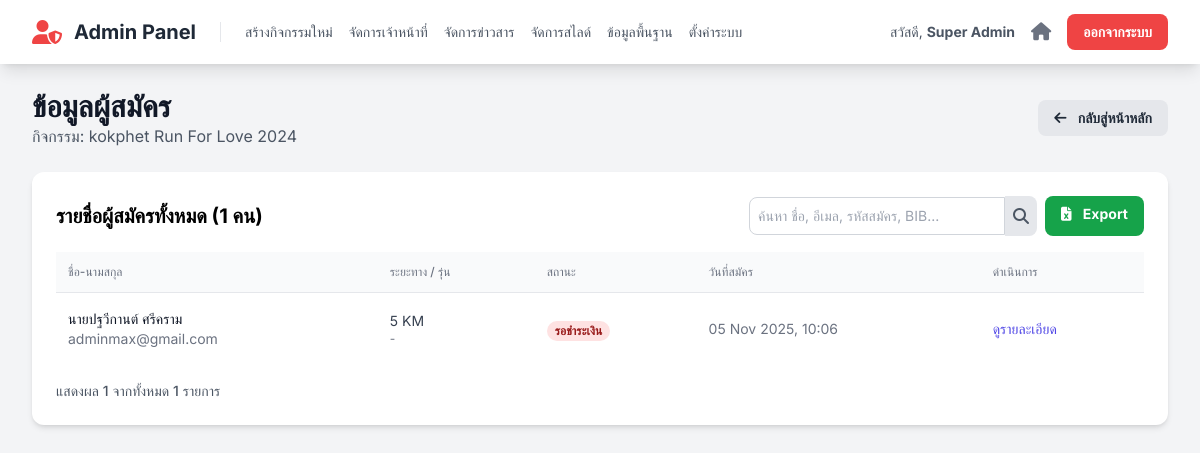
The app's page /admin/registrants.php?event_id=1 (signed in) with its own data.
### tables this page shows
CREATE TABLE `events` (
  `id` int(11) NOT NULL,
  `event_code` varchar(50) NOT NULL COMMENT 'รหัสอ้างอิงกิจกรรม เช่น sskpa-run-25',
  `name` varchar(255) NOT NULL COMMENT 'ชื่อกิจกรรม',
  `slogan` varchar(255) DEFAULT NULL,
  `theme_color` varchar(20) NOT NULL DEFAULT 'indigo',
  `color_code` varchar(7) NOT NULL DEFAULT '#4f46e5',
  `logo_text` varchar(100) DEFAULT NULL,
  `is_visible` tinyint(1) NOT NULL DEFAULT 1,
  `is_cancelled` tinyint(1) NOT NULL DEFAULT 0,
  `sort_order` int(11) NOT NULL DEFAULT 0,
  `is_registration_open` tinyint(1) NOT NULL DEFAULT 0 COMMENT '0=ปิด, 1=เปิด',
  `organizer` varchar(255) DEFAULT NULL,
  `organizer_phone` varchar(50) DEFAULT NULL,
  `organizer_email` varchar(100) DEFAULT NULL,
  `organizer_line_id` varchar(100) DEFAULT NULL,
  `organizer_logo_url` text DEFAULT NULL,
  `contact_person_name` varchar(255) DEFAULT NULL,
  `contact_person_phone` varchar(50) DEFAULT NULL,
  `payment_bank` varchar(100) DEFAULT NULL,
  `payment_account_name` varchar(255) DEFAULT NULL,
  `payment_account_number` varchar(50) DEFAULT NULL,
  `payment_qr_code_url` text DEFAULT NULL,
  `enable_shipping` tinyint(1) NOT NULL DEFAULT 0 COMMENT '0=ปิด, 1=เปิดใช้งานตัวเลือกการจัดส่ง',
  `shipping_cost` decimal(10,2) NOT NULL DEFAULT 0.00 COMMENT 'ค่าจัดส่ง (ถ้ามี)',
  `start_date` datetime NOT NULL,
  `cover_image_url` text DEFAULT NULL,
  `card_thumbnail_url` text DEFAULT NULL,
  `map_embed_url` text DEFAULT NULL,
  `map_direction_url` text DEFAULT NULL,
  `description` text DEFAULT NULL,
  `awards_description` text DEFAULT NULL,
  `bib_prefix` varchar(20) DEFAULT NULL COMMENT 'คำนำหน้า BIB',
  `bib_start_number` int(11) NOT NULL DEFAULT 1 COMMENT 'เลข BIB เริ่มต้น',
  `bib_padding` int(11) NOT NULL DEFAULT 4 COMMENT 'จำนวนหลักของเลข BIB',
  `bib_next_number` int(11) DEFAULT NULL COMMENT 'เลข BIB ลำดับถัดไปที่จะใช้',
  `corral_settings` longtext DEFAULT NULL COMMENT 'การตั้งค่ากลุ่มปล่อยตัว' CHECK (json_valid(`corral_settings`)),
  `payment_deadline` datetime DEFAULT NULL COMMENT 'วันหมดเขตการชำระเงิน',
  `bib_background_url` text DEFAULT NULL COMMENT 'Path to custom BIB background image'
);

CREATE TABLE `registrations` (
  `id` int(11) NOT NULL,
  `registration_code` varchar(20) NOT NULL COMMENT 'รหัสการสมัคร เช่น R001',
  `user_id` int(11) DEFAULT NULL COMMENT 'เชื่อมกับตาราง users ถ้าสมัครแบบ login',
  `event_id` int(11) NOT NULL,
  `distance_id` int(11) NOT NULL,
  `race_category_id` int(11) DEFAULT NULL,
  `bib_number` varchar(20) DEFAULT NULL,
  `corral` varchar(10) DEFAULT NULL COMMENT 'กลุ่มปล่อยตัวที่นักวิ่งถูกจัดให้อยู่',
  `shirt_size` varchar(10) NOT NULL,
  `shipping_option` enum('pickup','delivery') NOT NULL DEFAULT 'pickup' COMMENT 'pickup=รับเอง, delivery=จัดส่ง',
  `shipping_address` text DEFAULT NULL COMMENT 'ที่อยู่สำหรับจัดส่ง (ถ้าเลือก delivery)',
  `status` enum('รอชำระเงิน','รอตรวจสอบ','ชำระเงินแล้ว') NOT NULL DEFAULT 'รอชำระเงิน',
  `payment_slip_url` text DEFAULT NULL,
  `total_amount` decimal(10,2) NOT NULL DEFAULT 0.00 COMMENT 'ยอดรวมที่ต้องชำระ (รวมค่าส่ง ถ้ามี)',
  `registered_at` timestamp NOT NULL DEFAULT current_timestamp(),
  `title` varchar(50) NOT NULL,
  `first_name` varchar(255) NOT NULL,
  `last_name` varchar(255) NOT NULL,
  `gender` varchar(50) DEFAULT NULL,
  `email` varchar(255) NOT NULL,
  `phone` varchar(50) NOT NULL,
  `line_id` varchar(100) DEFAULT NULL,
  `thai_id` varchar(13) NOT NULL,
  `birth_date` date DEFAULT NULL,
  `disease` varchar(255) DEFAULT 'ไม่มีโรคประจำตัว',
  `disease_detail` text DEFAULT NULL,
  `emergency_contact_name` varchar(255) DEFAULT NULL,
  `emergency_contact_phone` varchar(50) DEFAULT NULL
);

CREATE TABLE `distances` (
  `id` int(11) NOT NULL,
  `event_id` int(11) NOT NULL,
  `name` varchar(100) NOT NULL COMMENT 'ชื่อระยะทาง เช่น 10 KM',
  `price` decimal(10,2) NOT NULL COMMENT 'ค่าสมัคร',
  `category` varchar(100) DEFAULT NULL COMMENT 'ประเภท เช่น Fun Run',
  `bib_color` varchar(7) DEFAULT '#4f46e5' COMMENT 'รหัสสีสำหรับพื้นหลัง BIB ของระยะนี้',
  `bib_prefix` varchar(20) DEFAULT NULL COMMENT 'คำนำหน้าเลข BIB สำหรับระยะนี้',
  `bib_start_number` int(11) DEFAULT 1 COMMENT 'เลข BIB เริ่มต้นสำหรับระยะนี้',
  `bib_padding` int(11) DEFAULT 4 COMMENT 'จำนวนหลักของเลข BIB',
  `bib_next_number` int(11) DEFAULT NULL COMMENT 'เลข BIB ลำดับถัดไปที่จะใช้'
);

### functions.php (called while the page is built, shortened)
<?php
function e($data) {
    return htmlspecialchars($data ?? '', ENT_QUOTES, 'UTF-8');
}
?>

### admin/registrants.php (the view, shortened to what this page needs)
<?php
require_once '../config.php';
require_once '../functions.php';
$event_id = intval($_GET['event_id']);
$event_stmt = $mysqli->prepare("SELECT name FROM events WHERE id = ?");
$event_stmt->bind_param("i", $event_id);
$event_stmt->execute();
$event_result = $event_stmt->get_result();
$event = $event_result->fetch_assoc();
$event_name = $event['name'];
$limit = 10;
$page = isset($_GET['page']) && is_numeric($_GET['page']) ? (int)$_GET['page'] : 1;
$offset = ($page - 1) * $limit;
$search_term = isset($_GET['search']) ? trim($_GET['search']) : '';
$base_query = "FROM registrations r
               JOIN distances d ON r.distance_id = d.id
               LEFT JOIN race_categories rc ON r.race_category_id = rc.id
               WHERE r.event_id = ?";
$where_clause = '';
$params_where = [$event_id];
$types_where = 'i';
$count_query = "SELECT COUNT(r.id) " . $base_query . $where_clause;
$count_stmt = $mysqli->prepare($count_query);
$count_stmt->bind_param($types_where, ...$params_where);
$count_stmt->execute();
$total_records = $count_stmt->get_result()->fetch_row()[0];
$select_fields = "SELECT r.id, r.title, r.first_name, r.last_name, r.email, r.status, r.registered_at, d.name as distance_name, rc.name as category_name ";
$limit_clause = " ORDER BY r.registered_at DESC LIMIT ? OFFSET ?";
$params_main = $params_where;
$types_main = $types_where;
$params_main[] = $limit;
$params_main[] = $offset;
$types_main .= 'ii';
$registrants_query = $select_fields . $base_query . $where_clause . $limit_clause;
$registrants_stmt = $mysqli->prepare($registrants_query);
$registrants_stmt->bind_param($types_main, ...$params_main);
$registrants_stmt->execute();
$registrants = $registrants_stmt->get_result()->fetch_all(MYSQLI_ASSOC);
include 'partials/header.php';
?>
<div class="flex justify-between items-center mb-6">
    <div>
        <h1 class="text-3xl font-bold text-gray-900">ข้อมูลผู้สมัคร</h1>
        <p class="text-gray-600">กิจกรรม: <?= e($event_name) ?></p>
    </div>
    <a href="index.php" class="bg-gray-200 hover:bg-gray-300 text-gray-800 font-bold py-2 px-4 rounded-lg text-sm">
        <i class="fa-solid fa-arrow-left mr-2"></i> กลับสู่หน้าหลัก
    </a>
</div>
<div class="bg-white p-6 rounded-xl shadow-md">
    <div class="mb-4 flex flex-col md:flex-row justify-between items-center gap-4">
        <h2 class="text-xl font-bold">รายชื่อผู้สมัครทั้งหมด (<?= number_format($total_records) ?> คน)</h2>
        <div class="flex gap-2">
            <form action="registrants.php" method="GET" class="flex items-center">
                <input type="text" name="search" value="<?= e($search_term) ?>" placeholder="ค้นหา ชื่อ, อีเมล, รหัสสมัคร, BIB..." class="border border-gray-300 rounded-l-lg p-2 text-sm w-64">
                <button type="submit" class="bg-gray-200 hover:bg-gray-300 p-2 rounded-r-lg text-gray-600"><i class="fa fa-search"></i></button>
            </form>
            <a href="../actions/export_registrants.php?event_id=<?= e($event_id) ?>&search=<?= urlencode($search_term) ?>" class="bg-green-600 hover:bg-green-700 text-white font-bold py-2 px-4 rounded-lg text-sm">
                <i class="fa-solid fa-file-excel mr-2"></i> Export
            </a>
        </div>
    </div>
    <div class="overflow-x-auto">
        <table class="min-w-full divide-y divide-gray-200">
            <thead class="bg-gray-50">
                <tr>
                    <th class="px-3 py-3 text-left text-xs font-medium text-gray-500 uppercase">ชื่อ-นามสกุล</th>
                    <th class="px-3 py-3 text-left text-xs font-medium text-gray-500 uppercase">ระยะทาง / รุ่น</th>
                    <th class="px-3 py-3 text-left text-xs font-medium text-gray-500 uppercase">สถานะ</th>
                    <th class="px-3 py-3 text-left text-xs font-medium text-gray-500 uppercase">วันที่สมัคร</th>
                    <th class="px-3 py-3 text-left text-xs font-medium text-gray-500 uppercase">ดำเนินการ</th>
                </tr>
            </thead>
            <tbody class="bg-white divide-y divide-gray-200">
                <?php if (empty($registrants)): ?>
                    <tr><td colspan="5" class="text-center py-6 text-gray-500">ไม่พบข้อมูลผู้สมัครที่ตรงกับเงื่อนไข</td></tr>
                <?php else: ?>
                    <?php foreach($registrants as $reg):
                        $status_color = 'gray';
                        if ($reg['status'] == 'รอชำระเงิน') $status_color = 'red';
                    ?>
                    <tr>
                        <td class="px-3 py-4 whitespace-nowrap">
                            <div class="text-sm font-medium text-gray-900"><?= e($reg['title'] . $reg['first_name'] . ' ' . $reg['last_name']) ?></div>
                            <div class="text-sm text-gray-500"><?= e($reg['email']) ?></div>
                        </td>
                        <td class="px-3 py-4 whitespace-nowrap text-sm text-gray-700">
                            <div><?= e($reg['distance_name']) ?></div>
                            <div class="text-xs text-gray-500"><?= e($reg['category_name'] ?: '-') ?></div>
                        </td>
                        <td class="px-3 py-4 whitespace-nowrap">
                            <span class="px-2 inline-flex text-xs leading-5 font-semibold rounded-full bg-<?= $status_color ?>-100 text-<?= $status_color ?>-800">
                                <?= e($reg['status']) ?>
                            </span>
                        </td>
                        <td class="px-3 py-4 whitespace-nowrap text-sm text-gray-500">
                            <?= date("d M Y, H:i", strtotime($reg['registered_at'])) ?>
                        </td>
                        <td class="px-3 py-4 whitespace-nowrap text-sm font-medium">
                            <a href="registrant_detail.php?reg_id=<?= e($reg['id']) ?>" class="text-indigo-600 hover:text-indigo-900">ดูรายละเอียด</a>
                        </td>
                    </tr>
                    <?php endforeach; ?>
                <?php endif; ?>
            </tbody>
        </table>
    </div>
    <div class="mt-4 flex justify-between items-center text-sm">
        <p class="text-gray-600">
            แสดงผล <span class="font-medium"><?= count($registrants) ?></span> จากทั้งหมด <span class="font-medium"><?= number_format($total_records) ?></span> รายการ
        </p>
    </div>
</div>
<?php
include 'partials/footer.php';
?>

### admin/partials/header.php (style rules this page uses)
body { font-family: 'Inter', 'Sarabun', sans-serif; }

### records on screen
events: name "kokphet Run For Love 2024"
registrations: title+first_name+last_name "นายปฐวีกานต์ ศรีคราม", email "adminmax@gmail.com", distance.name "5 KM", category_name "-", status "รอชำระเงิน", registered_at "05 Nov 2025, 10:06"

### other values on screen
$staff_info['full_name'] "Super Admin"
$total_records "1"
count($registrants) "1"
